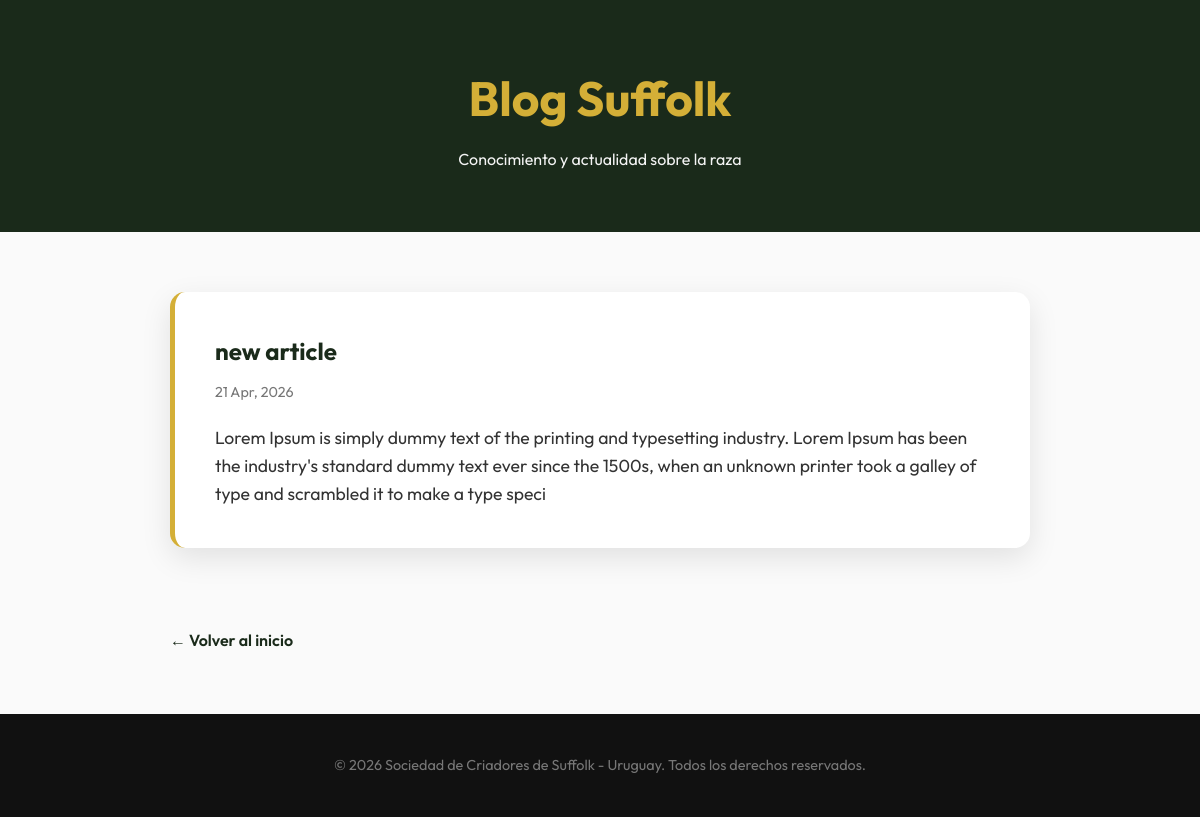
/blog/, run on an earlier commit of the app's database.
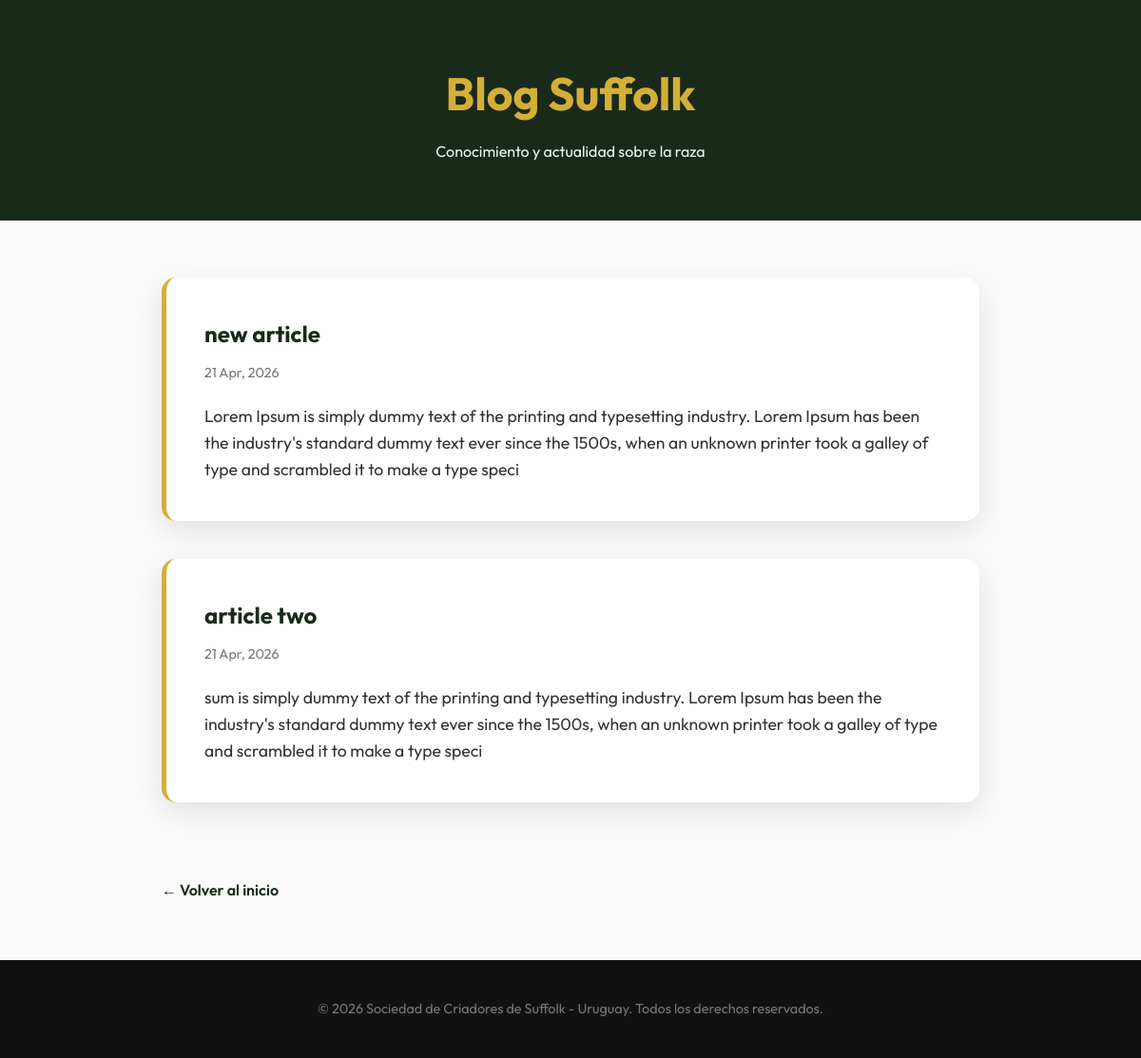
And on a later commit of the database.
### sociedad/models.py (models this page shows, shortened)
class Article(models.Model):
    id = models.AutoField(primary_key=True)
    titulo = models.CharField(max_length=100)
    contenido = models.TextField()
    fecha = models.DateField(auto_now_add=True)

### sociedad/views.py (the view)
# urls.py: path('blog/', views.blog_list, name='blog_list'),
def blog_list(request):
    articles = Article.objects.all().order_by('-fecha')
    return render(request, 'blog.html', {'articles': articles})

### sociedad/templates/blog.html (shortened to what this page needs)
{% load static %}
<!doctype html>
<html lang="es">
    <head>
    </head>
    <body>
        <header>
            <h1>Blog Suffolk</h1>
            <p>Conocimiento y actualidad sobre la raza</p>
        </header>
        <main class="container">
            {% for article in articles %}
            <article class="article-card">
                <h2>{{ article.titulo }}</h2>
                <p class="date">{{ article.fecha|date:"d M, Y" }}</p>
                <div class="content">
                    {{ article.contenido|linebreaks }}
                </div>
            </article>
            {% empty %}
            <div style="text-align: center; padding: 40px">
                <p>Aún no hay artículos publicados. ¡Vuelve pronto!</p>
            </div>
            {% endfor %}
            <a href="{% url 'home' %}" class="back-link">← Volver al inicio</a>
        </main>
        <footer>
            <p>
                &copy; 2026 Sociedad de Criadores de Suffolk - Uruguay. Todos
                los derechos reservados.
            </p>
        </footer>
    </body>
</html>

### sociedad/templates/blog.html (style rules this page uses)
:root { --primary: #1a2a1a; --accent: #d4af37; --text-light: #f4f4f4; --text-dark: #333; --bg-light: #fafafa; --card-bg: #ffffff; --shadow: 0 10px 30px rgba(0, 0, 0, 0.1); }
* { margin: 0; padding: 0; box-sizing: border-box; }
body { font-family: "Outfit", sans-serif; background-color: var(--bg-light); color: var(--text-dark); line-height: 1.6; }
header { background: var(--primary); color: var(--text-light); padding: 60px 20px; text-align: center; }
header h1 { font-size: 3rem; margin-bottom: 10px; color: var(--accent); }
.container { max-width: 900px; margin: 0 auto; padding: 60px 20px; }
.article-card { background: var(--card-bg); padding: 40px; border-radius: 15px; box-shadow: var(--shadow); margin-bottom: 40px; transition: transform 0.3s ease; border-left: 5px solid var(--accent); }
.article-card h2 { color: var(--primary); margin-bottom: 10px; }
.article-card .date { font-size: 0.9rem; color: #777; margin-bottom: 20px; }
.article-card .content { font-size: 1.1rem; }
.back-link { display: inline-block; margin-top: 40px; color: var(--primary); text-decoration: none; font-weight: 600; }
footer { background: #111; color: #777; text-align: center; padding: 40px 20px; font-size: 0.9rem; }

What changed in the data, as far as the page shows it:
added Article: titulo "article two", fecha "21 Apr, 2026", contenido "sum is simply dummy text of the printing and typesetting industry. Lorem Ipsum has been the industry's standard dummy text ever since the 1500s, when an unknown printer took a galley of type and scrambled it to make a type speci"
